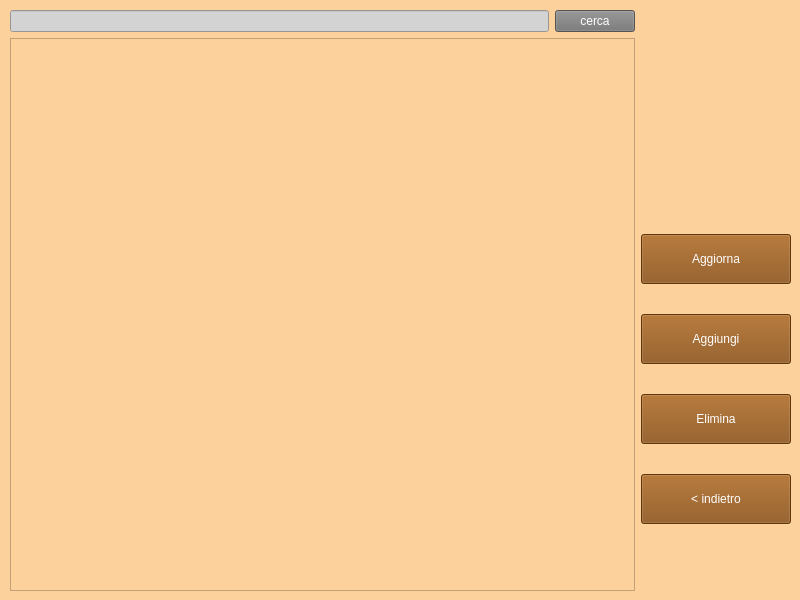
<?xml version="1.0" encoding="UTF-8"?>
<ui version="4.0">
 <class>Form</class>
 <widget class="QWidget" name="Form">
  <property name="geometry">
   <rect>
    <x>0</x>
    <y>0</y>
    <width>800</width>
    <height>600</height>
   </rect>
  </property>
  <property name="minimumSize">
   <size>
    <width>800</width>
    <height>600</height>
   </size>
  </property>
  <property name="maximumSize">
   <size>
    <width>800</width>
    <height>600</height>
   </size>
  </property>
  <property name="windowTitle">
   <string>Amministratore-gestione dipendenti</string>
  </property>
  <property name="styleSheet">
   <string notr="true">background-color: #FCD19C</string>
  </property>
  <widget class="QWidget" name="horizontalLayoutWidget">
   <property name="geometry">
    <rect>
     <x>10</x>
     <y>10</y>
     <width>781</width>
     <height>581</height>
    </rect>
   </property>
   <layout class="QHBoxLayout" name="horizontalLayout">
    <item>
     <layout class="QVBoxLayout" name="verticalLayout">
      <item>
       <layout class="QHBoxLayout" name="horizontalLayout_3">
        <item>
         <widget class="QLineEdit" name="lineEdit">
          <property name="styleSheet">
           <string notr="true">background: lightgrey</string>
          </property>
         </widget>
        </item>
        <item>
         <widget class="QPushButton" name="cercaButton">
          <property name="styleSheet">
           <string notr="true">color: white;  background-color: #757575</string>
          </property>
          <property name="text">
           <string>cerca</string>
          </property>
         </widget>
        </item>
       </layout>
      </item>
      <item>
       <widget class="QListWidget" name="dipendentiList"/>
      </item>
     </layout>
    </item>
    <item>
     <layout class="QVBoxLayout" name="verticalLayout_2" stretch="0,0,0,0,0,0">
      <property name="sizeConstraint">
       <enum>QLayout::SetFixedSize</enum>
      </property>
      <item>
       <spacer name="verticalSpacer_2">
        <property name="orientation">
         <enum>Qt::Vertical</enum>
        </property>
        <property name="sizeType">
         <enum>QSizePolicy::Fixed</enum>
        </property>
        <property name="sizeHint" stdset="0">
         <size>
          <width>20</width>
          <height>200</height>
         </size>
        </property>
       </spacer>
      </item>
      <item>
       <widget class="QPushButton" name="aggiornaButton">
        <property name="minimumSize">
         <size>
          <width>150</width>
          <height>50</height>
         </size>
        </property>
        <property name="maximumSize">
         <size>
          <width>150</width>
          <height>50</height>
         </size>
        </property>
        <property name="styleSheet">
         <string notr="true">color: white;  background-color: #874B0F</string>
        </property>
        <property name="text">
         <string>Aggiorna</string>
        </property>
       </widget>
      </item>
      <item>
       <widget class="QPushButton" name="aggiungiButton">
        <property name="minimumSize">
         <size>
          <width>150</width>
          <height>50</height>
         </size>
        </property>
        <property name="maximumSize">
         <size>
          <width>150</width>
          <height>50</height>
         </size>
        </property>
        <property name="styleSheet">
         <string notr="true">color: white;  background-color: #874B0F</string>
        </property>
        <property name="text">
         <string>Aggiungi</string>
        </property>
       </widget>
      </item>
      <item>
       <widget class="QPushButton" name="eliminaButton">
        <property name="minimumSize">
         <size>
          <width>150</width>
          <height>50</height>
         </size>
        </property>
        <property name="maximumSize">
         <size>
          <width>150</width>
          <height>50</height>
         </size>
        </property>
        <property name="styleSheet">
         <string notr="true">color: white;  background-color: #874B0F</string>
        </property>
        <property name="text">
         <string>Elimina</string>
        </property>
       </widget>
      </item>
      <item>
       <widget class="QPushButton" name="indietroButton">
        <property name="minimumSize">
         <size>
          <width>150</width>
          <height>50</height>
         </size>
        </property>
        <property name="maximumSize">
         <size>
          <width>150</width>
          <height>50</height>
         </size>
        </property>
        <property name="styleSheet">
         <string notr="true">color: white;  background-color: #874B0F</string>
        </property>
        <property name="text">
         <string>&lt; indietro</string>
        </property>
       </widget>
      </item>
      <item>
       <spacer name="verticalSpacer_3">
        <property name="orientation">
         <enum>Qt::Vertical</enum>
        </property>
        <property name="sizeType">
         <enum>QSizePolicy::Fixed</enum>
        </property>
        <property name="sizeHint" stdset="0">
         <size>
          <width>20</width>
          <height>40</height>
         </size>
        </property>
       </spacer>
      </item>
     </layout>
    </item>
   </layout>
  </widget>
 </widget>
 <resources/>
 <connections/>
</ui>
